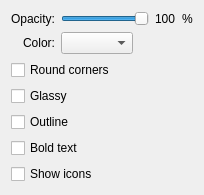
            <widget class="QWidget" name="page_8">
             <property name="geometry">
              <rect>
               <x>0</x>
               <y>0</y>
               <width>204</width>
               <height>189</height>
              </rect>
             </property>
             <attribute name="label">
              <string>Popup Menu</string>
             </attribute>
             <layout class="QGridLayout" name="gridLayout_8">
              <item row="0" column="0">
               <widget class="QLabel" name="label_25">
                <property name="text">
                 <string>Opacity:</string>
                </property>
               </widget>
              </item>
              <item row="0" column="1" colspan="3">
               <widget class="QSlider" name="menuOpacity">
                <property name="minimum">
                 <number>40</number>
                </property>
                <property name="maximum">
                 <number>100</number>
                </property>
                <property name="singleStep">
                 <number>10</number>
                </property>
                <property name="value">
                 <number>100</number>
                </property>
                <property name="orientation">
                 <enum>Qt::Horizontal</enum>
                </property>
               </widget>
              </item>
              <item row="0" column="4">
               <widget class="QLabel" name="label_27">
                <property name="sizePolicy">
                 <sizepolicy hsizetype="Maximum" vsizetype="Preferred">
                  <horstretch>0</horstretch>
                  <verstretch>0</verstretch>
                 </sizepolicy>
                </property>
                <property name="text">
                 <string>100</string>
                </property>
               </widget>
              </item>
              <item row="0" column="5">
               <widget class="QLabel" name="label_31">
                <property name="sizePolicy">
                 <sizepolicy hsizetype="Maximum" vsizetype="Preferred">
                  <horstretch>0</horstretch>
                  <verstretch>0</verstretch>
                 </sizepolicy>
                </property>
                <property name="text">
                 <string>%</string>
                </property>
               </widget>
              </item>
              <item row="1" column="0">
               <widget class="QLabel" name="label_49">
                <property name="sizePolicy">
                 <sizepolicy hsizetype="Preferred" vsizetype="Preferred">
                  <horstretch>0</horstretch>
                  <verstretch>0</verstretch>
                 </sizepolicy>
                </property>
                <property name="text">
                 <string>Color:</string>
                </property>
                <property name="alignment">
                 <set>Qt::AlignRight|Qt::AlignTrailing|Qt::AlignVCenter</set>
                </property>
               </widget>
              </item>
              <item row="1" column="1">
               <widget class="QComboBox" name="crPopup">
                <property name="sizePolicy">
                 <sizepolicy hsizetype="Preferred" vsizetype="Fixed">
                  <horstretch>0</horstretch>
                  <verstretch>0</verstretch>
                 </sizepolicy>
                </property>
                <property name="minimumSize">
                 <size>
                  <width>0</width>
                  <height>0</height>
                 </size>
                </property>
               </widget>
              </item>
              <item row="1" column="3">
               <spacer name="horizontalSpacer_13">
                <property name="orientation">
                 <enum>Qt::Horizontal</enum>
                </property>
                <property name="sizeType">
                 <enum>QSizePolicy::Expanding</enum>
                </property>
                <property name="sizeHint" stdset="0">
                 <size>
                  <width>67</width>
                  <height>20</height>
                 </size>
                </property>
               </spacer>
              </item>
              <item row="2" column="0" colspan="5">
               <widget class="QCheckBox" name="menuRound">
                <property name="text">
                 <string>Round corners</string>
                </property>
               </widget>
              </item>
              <item row="3" column="0" colspan="6">
               <widget class="QCheckBox" name="menuGlas">
                <property name="text">
                 <string>Glassy</string>
                </property>
               </widget>
              </item>
              <item row="4" column="0" colspan="6">
               <widget class="QCheckBox" name="menuShadow">
                <property name="text">
                 <string>Outline</string>
                </property>
               </widget>
              </item>
              <item row="5" column="0" colspan="6">
               <widget class="QCheckBox" name="menuBoldText">
                <property name="text">
                 <string>Bold text</string>
                </property>
               </widget>
              </item>
              <item row="6" column="0" colspan="6">
               <widget class="QCheckBox" name="showMenuIcons">
                <property name="text">
                 <string>Show icons</string>
                </property>
               </widget>
              </item>
              <item row="7" column="0" colspan="6">
               <spacer name="verticalSpacer_17">
                <property name="orientation">
                 <enum>Qt::Vertical</enum>
                </property>
                <property name="sizeHint" stdset="0">
                 <size>
                  <width>20</width>
                  <height>40</height>
                 </size>
                </property>
               </spacer>
              </item>
             </layout>
            </widget>
